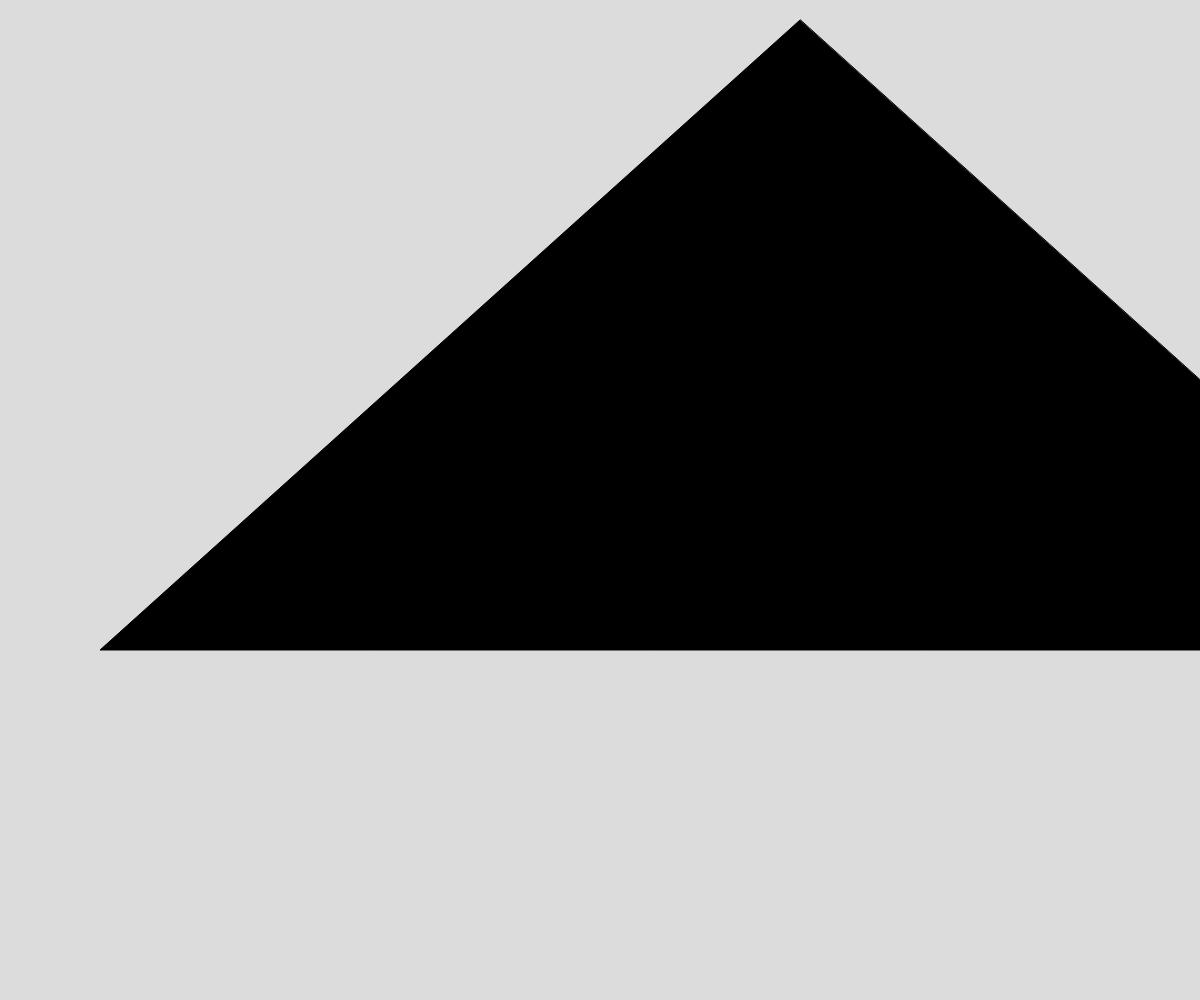
Frame 1 (no input)
Frame 60 (no input): identical to frame 1, image omitted
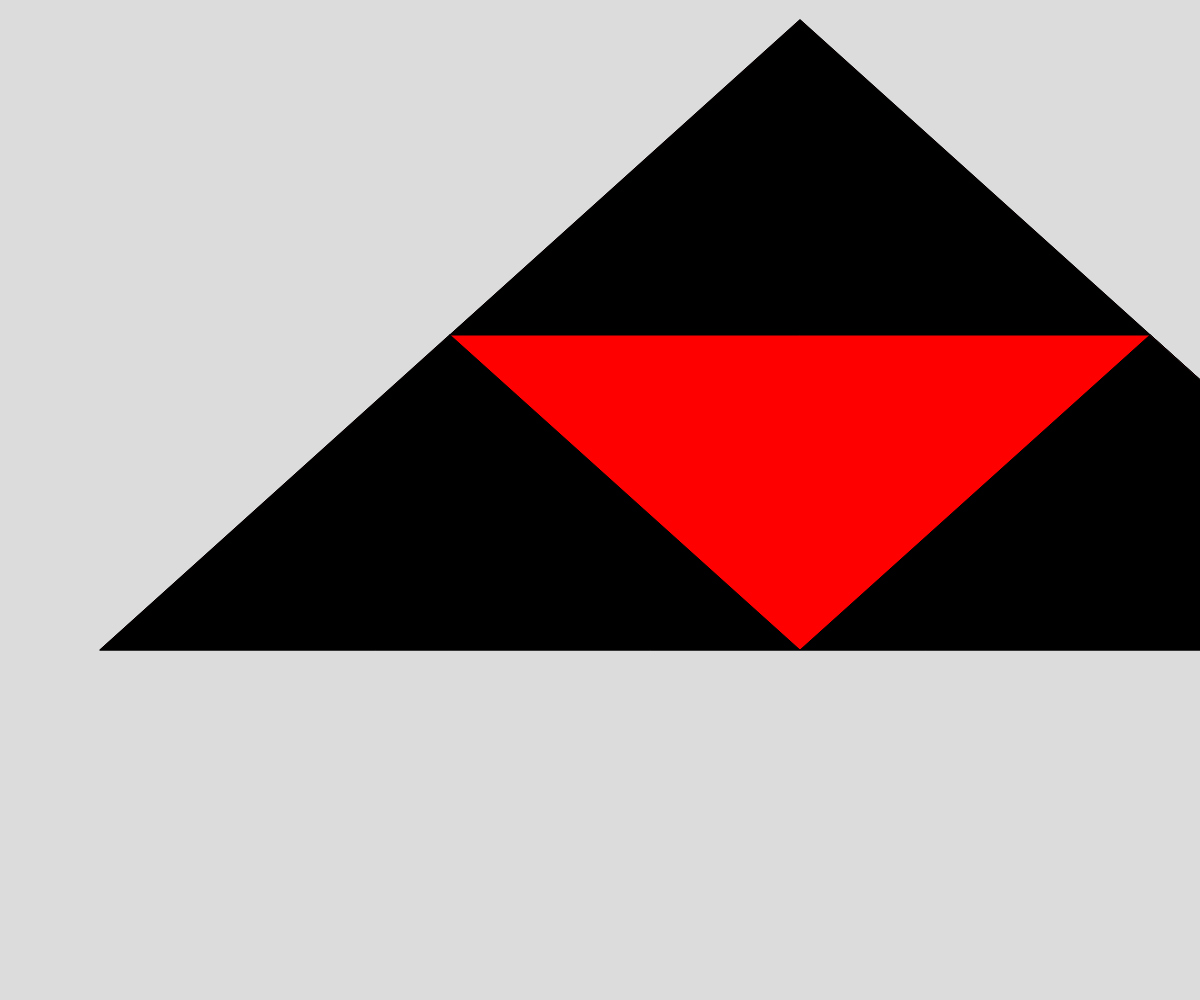
Frame 120 (the mouse pressed at the canvas centre since frame 60)

The p5.js sketch that drew these frames (run headless with seeded random() and noise() and a simulated clock; from frame 60 on, the mouse is pressed at the canvas centre):

// p5.js sketch
// ── sketch.js
// Sierpinski Triangle

let initialTriangle = [
  {x: 800, y: 20},
  {x: 100, y: 650},
  {x: 1500, y: 650}
];

let theDepth = 0;
let theColors = ["black", "red", "blue", "yellow", "brown", "purple", "orange", "green"];

function setup() {
  createCanvas(windowWidth, windowHeight);
}

function draw() {
  background(220);
  sierpinski(initialTriangle, theDepth);
}

function mousePressed() {
  if (theDepth < 7) {
    theDepth++;
  }
}

function sierpinski(points, depth) {
  fill(theColors[depth]);
  triangle(points[0].x, points[0].y, 
           points[1].x, points[1].y,
           points[2].x, points[2].y,
  );

  if (depth > 0) {
    //draw the lower left triangle
    sierpinski([midpoint(points[0], points[1]),
                midpoint(points[1], points[2]),
                points[1]],
                depth - 1);

    //draw the upper triangle
    sierpinski([midpoint(points[0], points[1]),
                midpoint(points[0], points[2]),
                points[0]],
                depth - 1);

    //draw the lower right triangle
    sierpinski([midpoint(points[0], points[2]),
                midpoint(points[1], points[2]),
                points[2]],
                depth - 1);
  }
}

function midpoint(point1, point2) {
  let newX = (point1.x + point2.x) / 2;
  let newY = (point1.y + point2.y) / 2;
  return {x: newX, y: newY};
}
